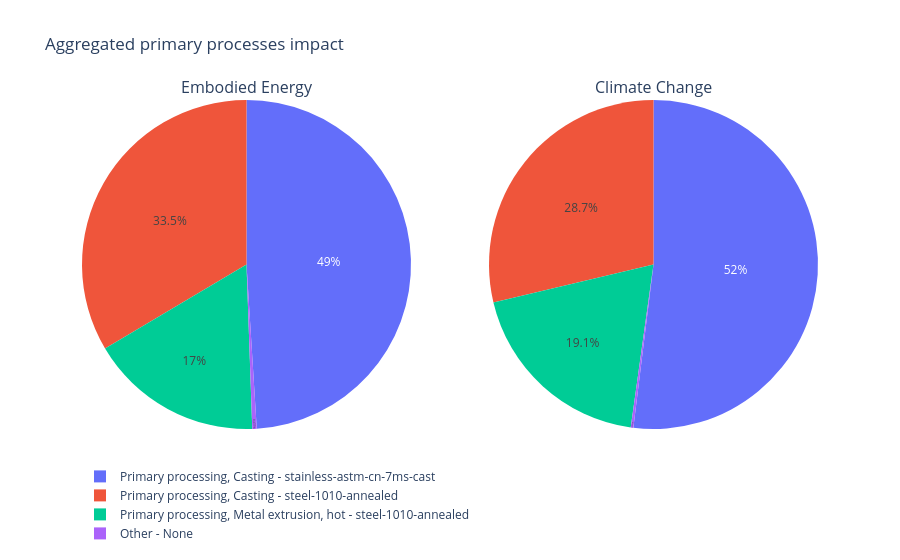

The cell this chart's notebook holds for it:
### Code cell
plot_impact(primary_process_df, "Aggregated primary processes impact")

### Figure 1 — Plotly figure (JSON) as saved in the notebook; plotly's stock layout.template omitted (floating-point values rounded to 4 significant figures)
{"data": [{"domain": {"x": [0.0, 0.45], "y": [0.0, 1.0]}, "hoverinfo": "value+name+label", "labels": ["Primary processing, Casting - stainless-astm-cn-7ms-cast", "Primary processing, Casting - steel-1010-annealed", "Primary processing, Metal extrusion, hot - steel-1010-annealed", "Other - None"], "name": "MJ", "textinfo": "percent", "textposition": "inside", "type": "pie", "values": [74.66, 51.09, 25.94, 0.6665]}, {"domain": {"x": [0.55, 1.0], "y": [0.0, 1.0]}, "hoverinfo": "value+name+label", "labels": ["Primary processing, Casting - stainless-astm-cn-7ms-cast", "Primary processing, Casting - steel-1010-annealed", "Primary processing, Metal extrusion, hot - steel-1010-annealed", "Other - None"], "name": "kg", "textinfo": "percent", "textposition": "inside", "type": "pie", "values": [4.505, 2.489, 1.655, 0.02217]}], "layout": {"annotations": [{"font": {"size": 16}, "showarrow": false, "text": "Embodied Energy", "x": 0.225, "xanchor": "center", "xref": "paper", "y": 1.0, "yanchor": "bottom", "yref": "paper"}, {"font": {"size": 16}, "showarrow": false, "text": "Climate Change", "x": 0.775, "xanchor": "center", "xref": "paper", "y": 1.0, "yanchor": "bottom", "yref": "paper"}], "legend": {"orientation": "h"}, "title": {"text": "Aggregated primary processes impact"}}}
